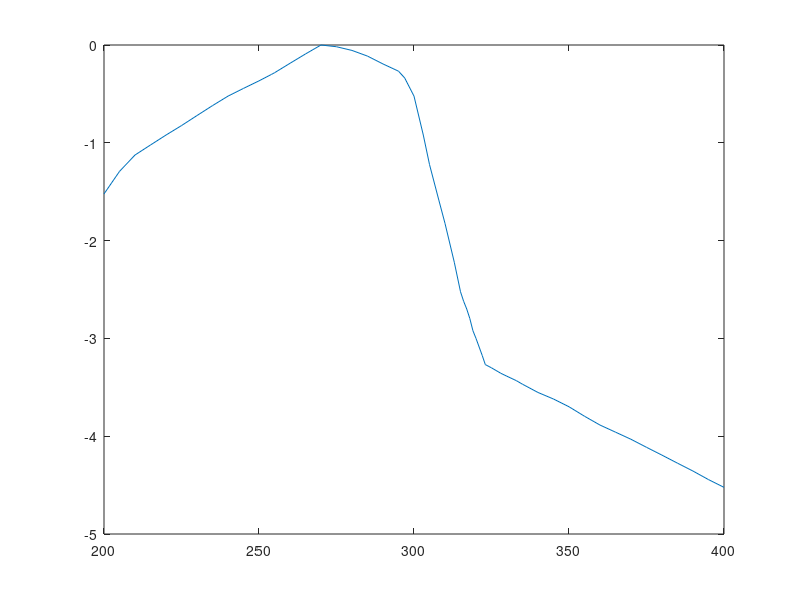

Source code (MATLAB): (Note: this script raises an error after producing the figure.)
%% s_safetyHazardFunctions.m
%
% These safety standard data were taken from the EN65471 standard for
% Photobiological safety of lamps and lamp systems.  The PDF is in the
% google drive under Papers, Medicine, Oral Cancer Screening, UVdamage,
% Lighting Standards.
%
% The data copied from the PDF are stored below and written out.  The
% examples at the time illustrate how to get the data from the files, which
% are in data/human/safetyStandards
%
% JEF, BW, 2019

% Examples:
%{
fname = which('Actinic.mat');
wave = 200:10:400;
data = ieReadSpectra(fname,wave);
ieNewGraphWin;
plot(wave,data);
grid on; xlabel('Wave (nm)'); ylabel('Weight');
%}
%{
fname = which('Actinic.mat');
wave = 200:10:400;
data = ieReadSpectra(fname,wave);
ieNewGraphWin;
plot(wave,data);
grid on; xlabel('Wave (nm)'); ylabel('Weight');
%}
%{
fname = which('blueLightHazard.mat');
wave = 300:10:800;
data = ieReadSpectra(fname,wave);
ieNewGraphWin;
plot(wave,data);
grid on; xlabel('Wave (nm)'); ylabel('Weight');
%}
%{
fname = which('burnHazard.mat');
wave = 300:10:800;
data = ieReadSpectra(fname,wave);
ieNewGraphWin;
plot(wave,data);
grid on; xlabel('Wave (nm)'); ylabel('Weight');
%}

%%
ActinicUVHazardFunction = ...
    [200, 0.030; ...
    205, 0.051; ...
    210, 0.075; ...
    215, 0.095; ...
    220, 0.120; ...
    225, 0.150; ...
    230, 0.190; ...
    235, 0.240; ...
    240, 0.300; ...
    245, 0.360; ...
    250, 0.430; ...
    254, 0.500; ...
    255, 0.520; ...
    260, 0.650; ...
    265, 0.810; ...
    270, 1.000; ...
    275, 0.960; ...
    280, 0.880; ...
    285, 0.770; ...
    290, 0.640; ...
    295, 0.540; ...
    297, 0.460; ...
    300, 0.300; ...
    303, 0.120; ...
    305, 0.060; ...
    308, 0.026; ...
    310, 0.015; ...
    313, 0.006; ...
    315, 0.003; ...
    316, 0.0024; ...
    317, 0.0020; ...
    318, 0.0016; ...
    319, 0.0012; ...
    320, 0.0010; ...
    322, 0.00067; ...
    323, 0.00054; ...
    325, 0.00050; ...
    328, 0.00044; ...
    330, 0.00041; ...
    333, 0.00037; ...
    335, 0.00034; ...
    340, 0.00028; ...
    345, 0.00024; ...
    350, 0.00020; ...
    355, 0.00016; ...
    360, 0.00013; ...
    365, 0.00011; ...
    370, 0.000093; ...
    375, 0.000077; ...
    380, 0.000064; ...
    385, 0.000053; ...
    390, 0.000044; ...
    395, 0.000036; ...
    400, 0.000030];

%%
figure;
plot(ActinicUVHazardFunction(:, 1), log10(ActinicUVHazardFunction(:, 2)));

%% Save the data
fname = fullfile(isetRootPath, 'data', 'human', 'safetyStandards', 'Actinic');
comment = 'Actinic UV Hazard function.  Official definition from EN62471. Oral Cancer project, UVDamage, Lighting Standards.';
ieSaveSpectralFile(ActinicUVHazardFunction(:, 1), ActinicUVHazardFunction(:, 2), comment, fname);

%%
BlueLightHazardFunction = ...
    [300, 0.01; ...
    305, 0.01; ...
    310, 0.01; ...
    315, 0.01; ...
    320, 0.01; ...
    325, 0.01; ...
    330, 0.01; ...
    335, 0.01; ...
    340, 0.01; ...
    345, 0.01; ...
    350, 0.01; ...
    355, 0.01; ...
    360, 0.01; ...
    365, 0.01; ...
    370, 0.01; ...
    375, 0.01; ...
    380, 0.01; ...
    385, 0.013; ...
    390, 0.025; ...
    395, 0.05; ...
    400, 0.10; ...
    405, 0.20; ...
    410, 0.40; ...
    415, 0.80; ...
    420, 0.90; ...
    425, 0.95; ...
    430, 0.98; ...
    435, 1.00; ...
    440, 1.00; ...
    445, 0.97; ...
    450, 0.94; ...
    455, 0.90; ...
    460, 0.80; ...
    465, 0.70; ...
    470, 0.62; ...
    475, 0.55; ...
    480, 0.45; ...
    485, 0.40; ...
    490, 0.22; ...
    495, 0.16; ...
    500, 0.1000; ...
    505, 0.0794; ...
    510, 0.0631; ...
    515, 0.0501; ...
    520, 0.0398; ...
    525, 0.0316; ...
    530, 0.0251; ...
    535, 0.0200; ...
    540, 0.0158; ...
    545, 0.0126; ...
    550, 0.0100; ...
    555, 0.0079; ...
    560, 0.0063; ...
    565, 0.0050; ...
    570, 0.0040; ...
    575, 0.0032; ...
    580, 0.0025; ...
    585, 0.0020; ...
    590, 0.0016; ...
    595, 0.0013; ...
    600, 0.001; ...
    605, 0.001; ...
    610, 0.001; ...
    615, 0.001; ...
    620, 0.001; ...
    625, 0.001; ...
    630, 0.001; ...
    635, 0.001; ...
    640, 0.001; ...
    645, 0.001; ...
    650, 0.001; ...
    655, 0.001; ...
    660, 0.001; ...
    665, 0.001; ...
    670, 0.001; ...
    675, 0.001; ...
    680, 0.001; ...
    685, 0.001; ...
    690, 0.001; ...
    695, 0.001; ...
    700, 0.001];

%%
figure;
plot(BlueLightHazardFunction(:, 1), log10(BlueLightHazardFunction(:, 2)));

%% Save the data
fname = fullfile(isetRootPath, 'data', 'human', 'safetyStandards', 'blueLightHazard');
comment = 'Blue light Hazard.  Official definition from EN62471. Oral Cancer project, UVDamage, Lighting Standards.';
ieSaveSpectralFile(BlueLightHazardFunction(:, 1), BlueLightHazardFunction(:, 2), comment, fname);

%%
BurnHazardFunction = ...
    [380, 0.1; ...
    385, 0.13; ...
    390, 0.25; ...
    395, 0.5; ...
    400, 1.0; ...
    405, 2.0; ...
    410, 4.0; ...
    415, 8.0; ...
    420, 9.0; ...
    425, 9.5; ...
    430, 9.8; ...
    435, 10.0; ...
    440, 10.0; ...
    445, 9.7; ...
    450, 9.4; ...
    455, 9.0; ...
    460, 8.0; ...
    465, 7.0; ...
    470, 6.2; ...
    475, 5.5; ...
    480, 4.5; ...
    485, 4.0; ...
    490, 2.2; ...
    495, 1.6; ...
    500, 1.0; ...
    505, 1.0; ...
    510, 1.0; ...
    515, 1.0; ...
    520, 1.0; ...
    525, 1.0; ...
    530, 1.0; ...
    535, 1.0; ...
    540, 1.0; ...
    545, 1.0; ...
    550, 1.0; ...
    555, 1.0; ...
    560, 1.0; ...
    565, 1.0; ...
    570, 1.0; ...
    575, 1.0; ...
    580, 1.0; ...
    585, 1.0; ...
    590, 1.0; ...
    595, 1.0; ...
    600, 1.0; ...
    605, 1.0; ...
    610, 1.0; ...
    615, 1.0; ...
    620, 1.0; ...
    625, 1.0; ...
    630, 1.0; ...
    635, 1.0; ...
    640, 1.0; ...
    645, 1.0; ...
    650, 1.0; ...
    655, 1.0; ...
    660, 1.0; ...
    665, 1.0; ...
    670, 1.0; ...
    675, 1.0; ...
    680, 1.0; ...
    685, 1.0; ...
    690, 1.0; ...
    695, 1.0; ...
    700, 1; ...
    705, 0.977237220955811; ...
    710, 0.954992586021436; ...
    715, 0.933254300796991; ...
    720, 0.91201083935591; ...
    725, 0.891250938133746; ...
    730, 0.870963589956081; ...
    735, 0.851138038202376; ...
    740, 0.831763771102671; ...
    745, 0.812830516164099; ...
    750, 0.794328234724281; ...
    755, 0.776247116628692; ...
    760, 0.758577575029184; ...
    765, 0.741310241300917; ...
    770, 0.72443596007499; ...
    775, 0.707945784384138; ...
    780, 0.691830970918937; ...
    785, 0.676082975391982; ...
    790, 0.660693448007596; ...
    795, 0.645654229034656; ...
    800, 0.630957344480193; ...
    805, 0.616595001861482; ...
    810, 0.602559586074358; ...
    815, 0.588843655355589; ...
    820, 0.575439937337157; ...
    825, 0.562341325190349; ...
    830, 0.549540873857625; ...
    835, 0.537031796370253; ...
    840, 0.524807460249773; ...
    845, 0.512861383991365; ...
    850, 0.501187233627272; ...
    855, 0.489778819368446; ...
    860, 0.478630092322638; ...
    865, 0.467735141287198; ...
    870, 0.457088189614875; ...
    875, 0.446683592150963; ...
    880, 0.436515832240166; ...
    885, 0.426579518801593; ...
    890, 0.416869383470335; ...
    895, 0.407380277804113; ...
    900, 0.398107170553497; ...
    905, 0.389045144994281; ...
    910, 0.380189396320561; ...
    915, 0.371535229097173; ...
    920, 0.363078054770101; ...
    925, 0.354813389233575; ...
    930, 0.346736850452532; ...
    935, 0.338844156139203; ...
    940, 0.331131121482591; ...
    945, 0.323593656929628; ...
    950, 0.316227766016838; ...
    955, 0.309029543251359; ...
    960, 0.301995172040202; ...
    965, 0.295120922666639; ...
    970, 0.288403150312661; ...
    975, 0.281838293126445; ...
    980, 0.275422870333817; ...
    985, 0.269153480392692; ...
    990, 0.263026799189538; ...
    995, 0.257039578276886; ...
    1000, 0.251188643150958; ...
    1005, 0.245470891568503; ...
    1010, 0.239883291901949; ...
    1015, 0.234422881531992; ...
    1020, 0.229086765276777; ...
    1025, 0.223872113856834; ...
    1030, 0.218776162394955; ...
    1035, 0.213796208950223; ...
    1040, 0.208929613085404; ...
    1045, 0.204173794466953; ...
    1050, 0.2; ...
    1055, 0.2; ...
    1060, 0.2; ...
    1065, 0.2; ...
    1070, 0.2; ...
    1075, 0.2; ...
    1080, 0.2; ...
    1085, 0.2; ...
    1090, 0.2; ...
    1095, 0.2; ...
    1100, 0.2; ...
    1105, 0.2; ...
    1110, 0.2; ...
    1115, 0.2; ...
    1120, 0.2; ...
    1125, 0.2; ...
    1130, 0.2; ...
    1135, 0.2; ...
    1140, 0.2; ...
    1145, 0.2; ...
    1150, 0.2; ...
    1155, 0.158865646944856; ...
    1160, 0.126191468896039; ...
    1165, 0.100237446725454; ...
    1170, 0.0796214341106994; ...
    1175, 0.0632455532033676; ...
    1180, 0.0502377286301916; ...
    1185, 0.0399052462993776; ...
    1190, 0.0316978638492223; ...
    1195, 0.0251785082358833; ...
    1200, 0.02; ...
    1205, 0.02; ...
    1210, 0.02; ...
    1215, 0.02; ...
    1220, 0.02; ...
    1225, 0.02; ...
    1230, 0.02; ...
    1235, 0.02; ...
    1240, 0.02; ...
    1245, 0.02; ...
    1250, 0.02; ...
    1255, 0.02; ...
    1260, 0.02; ...
    1265, 0.02; ...
    1270, 0.02; ...
    1275, 0.02; ...
    1280, 0.02; ...
    1285, 0.02; ...
    1290, 0.02; ...
    1295, 0.02; ...
    1300, 0.02; ...
    1305, 0.02; ...
    1310, 0.02; ...
    1315, 0.02; ...
    1320, 0.02; ...
    1325, 0.02; ...
    1330, 0.02; ...
    1335, 0.02; ...
    1340, 0.02; ...
    1345, 0.02; ...
    1350, 0.02; ...
    1355, 0.02; ...
    1360, 0.02; ...
    1365, 0.02; ...
    1370, 0.02; ...
    1375, 0.02; ...
    1380, 0.02; ...
    1385, 0.02; ...
    1390, 0.02; ...
    1395, 0.02; ...
    1400, 0.02];

%%
figure;
plot(BurnHazardFunction(:, 1), log10(BurnHazardFunction(:, 2)));
hold on;
plot(BlueLightHazardFunction(:, 1), log10(BlueLightHazardFunction(:, 2)));

%% Save the data
fname = fullfile(isetRootPath, 'data', 'human', 'safetyStandards', 'burnHazard');
comment = 'Burn Hazard.  Official definition from EN62471. Oral Cancer project, UVDamage, Lighting Standards.';
ieSaveSpectralFile(BurnHazardFunction(:, 1), BurnHazardFunction(:, 2), comment, fname);

%% END
